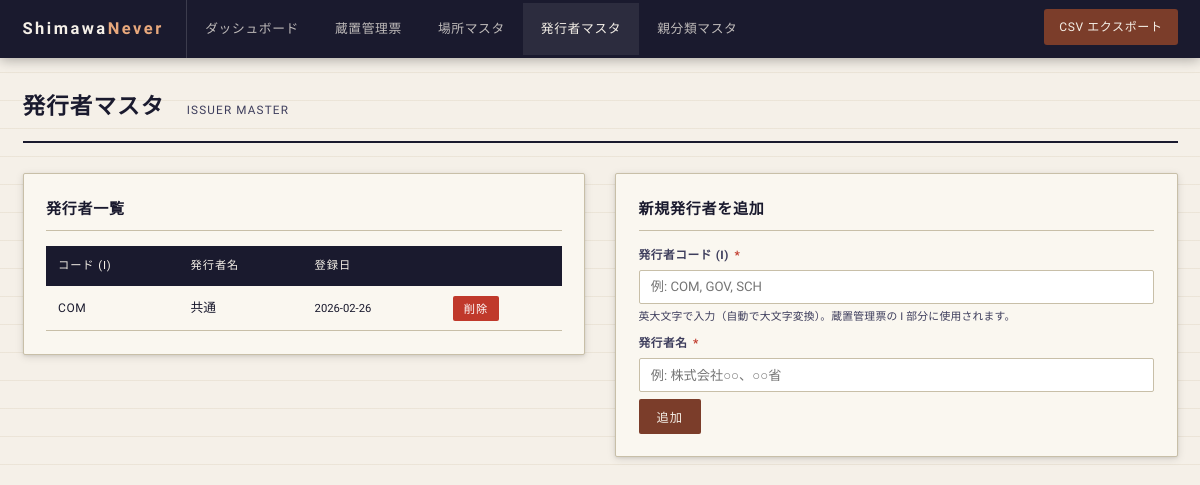
Screenshot of /issuers with the database file from the repository.
### tables this page shows
CREATE TABLE issuers (
        id INTEGER PRIMARY KEY AUTOINCREMENT,
        code TEXT NOT NULL UNIQUE,           -- COM など（英字）
        name TEXT NOT NULL,
        created_at TEXT DEFAULT (datetime('now', 'localtime'))
    );

### main.py (the view)
@app.get("/issuers")
def list_issuers(request: Request):
    conn = get_connection()
    issuers = conn.execute("SELECT * FROM issuers ORDER BY code").fetchall()
    conn.close()
    return templates.TemplateResponse("masters/issuers.html", {"request": request, "issuers": issuers})

### templates/masters/issuers.html (shortened to what this page needs)
{% extends "base.html" %}
{% block content %}
<div class="page-header">
  <h1>発行者マスタ</h1>
  <span class="subtitle">ISSUER MASTER</span>
</div>
<div style="display:grid;grid-template-columns:1fr 1fr;gap:2rem;align-items:start;">
  <div class="card">
    <div class="card-title">発行者一覧</div>
    {% if issuers %}
    <table>
      <thead>
        <tr>
          <th>コード (I)</th>
          <th>発行者名</th>
          <th>登録日</th>
          <th></th>
        </tr>
      </thead>
      <tbody>
        {% for iss in issuers %}
        <tr>
          <td><span class="ticket-no">{{ iss.code }}</span></td>
          <td>{{ iss.name }}</td>
          <td style="font-family:var(--mono);font-size:0.75rem;">{{ iss.created_at[:10] if iss.created_at else '―' }}</td>
          <td>
            <form method="post" action="/issuers/{{ iss.id }}/delete"
              data-confirm="発行者「{{ iss.name }}」を削除しますか？">
              <button type="submit" class="btn btn-danger btn-sm">削除</button>
            </form>
          </td>
        </tr>
        {% endfor %}
      </tbody>
    </table>
    {% else %}
    <div class="empty-state" style="padding:2rem;">
      <p>発行者が登録されていません。</p>
    </div>
    {% endif %}
  </div>
  <div class="card">
    <div class="card-title">新規発行者を追加</div>
    <form method="post" action="/issuers/new">
      <div class="form-group">
        <label>発行者コード (I) <span class="req">*</span></label>
        <input type="text" name="code" required placeholder="例: COM, GOV, SCH"
          maxlength="20" style="font-family:var(--mono);text-transform:uppercase;">
        <span class="form-hint">英大文字で入力（自動で大文字変換）。蔵置管理票の I 部分に使用されます。</span>
      </div>
      <div class="form-group">
        <label>発行者名 <span class="req">*</span></label>
        <input type="text" name="name" required placeholder="例: 株式会社○○、○○省">
      </div>
      <button type="submit" class="btn btn-primary">追加</button>
    </form>
  </div>
</div>
{% endblock %}

### static/css/style.css (style rules this page uses)
:root { --ink: #1a1a2e; --ink-light: #3d3d5c; --paper: #f5f0e8; --paper-warm: #ede8d8; --rule: #c8bfa8; --accent: #7b3d2a; --accent-light: #a85240; --stamp-red: #c0392b; --stamp-blue: #2c5f8a; --stamp-green: #2a6b3d; --mono: 'Courier Prime', monospace; --serif: 'Noto Serif JP', serif; --sans: 'BIZ UDGothic', sans-serif; --shadow: 0 2px 8px rgba(0,0,0,0.12), 0 1px 3px rgba(0,0,0,0.08); --shadow-lg: 0 8px 32px rgba(0,0,0,0.18), 0 2px 8px rgba(0,0,0,0.10); }
*, *::before, *::after { box-sizing: border-box; margin: 0; padding: 0; }
html { font-size: 15px; }
body { background: var(--paper); background-image: repeating-linear-gradient( 0deg, transparent, transparent 27px, rgba(180,160,120,0.15) 27px, rgba(180,160,120,0.15) 28px ); color: var(--ink); font-family: var(--sans); line-height: 1.7; min-height: 100vh; }
.page-header { border-bottom: 2px solid var(--ink); padding-bottom: 1rem; margin-bottom: 2rem; display: flex; align-items: baseline; gap: 1.5rem; }
.page-header h1 { font-family: var(--serif); font-size: 1.5rem; font-weight: 600; letter-spacing: 0.05em; }
.page-header .subtitle { font-family: var(--mono); font-size: 0.78rem; color: var(--ink-light); letter-spacing: 0.1em; }
.card { background: #faf7f0; border: 1px solid var(--rule); border-radius: 2px; box-shadow: var(--shadow); padding: 1.5rem; margin-bottom: 1.5rem; }
.card-title { font-family: var(--serif); font-size: 1rem; font-weight: 600; margin-bottom: 1rem; padding-bottom: 0.5rem; border-bottom: 1px solid var(--rule); letter-spacing: 0.05em; }
table { width: 100%; border-collapse: collapse; font-size: 0.85rem; }
thead tr { background: var(--ink); color: var(--paper); }
thead th { padding: 0.7rem 0.8rem; text-align: left; font-family: var(--mono); font-size: 0.75rem; letter-spacing: 0.08em; font-weight: 400; white-space: nowrap; }
tbody tr { border-bottom: 1px solid var(--rule); transition: background 0.15s; }
tbody td { padding: 0.65rem 0.8rem; vertical-align: middle; }
.ticket-no { font-family: var(--mono); font-size: 0.8rem; color: var(--ink); letter-spacing: 0.05em; white-space: nowrap; }
.form-group { display: flex; flex-direction: column; gap: 0.3rem; margin-bottom: 0.5rem; }
.form-group label { font-size: 0.78rem; font-weight: 700; color: var(--ink-light); letter-spacing: 0.05em; text-transform: uppercase; }
.form-group label .req { color: var(--stamp-red); margin-left: 2px; }
input[type="text"], input[type="date"], input[type="email"], select, textarea { width: 100%; padding: 0.55rem 0.75rem; border: 1px solid var(--rule); border-radius: 2px; background: #fff; font-family: var(--sans); font-size: 0.88rem; color: var(--ink); transition: border-color 0.2s, box-shadow 0.2s; }
.form-hint { font-size: 0.72rem; color: var(--ink-light); letter-spacing: 0.02em; }
.btn { display: inline-block; padding: 0.55rem 1.2rem; border: none; border-radius: 2px; font-family: var(--mono); font-size: 0.82rem; letter-spacing: 0.08em; cursor: pointer; text-decoration: none; transition: opacity 0.2s, transform 0.1s; }
.btn-primary { background: var(--accent); color: var(--paper); }
.btn-danger { background: var(--stamp-red); color: white; }
.btn-sm { padding: 0.3rem 0.75rem; font-size: 0.75rem; }

### rows the page displays
issuers: code "COM", name "共通", created_at "2026-02-26"
